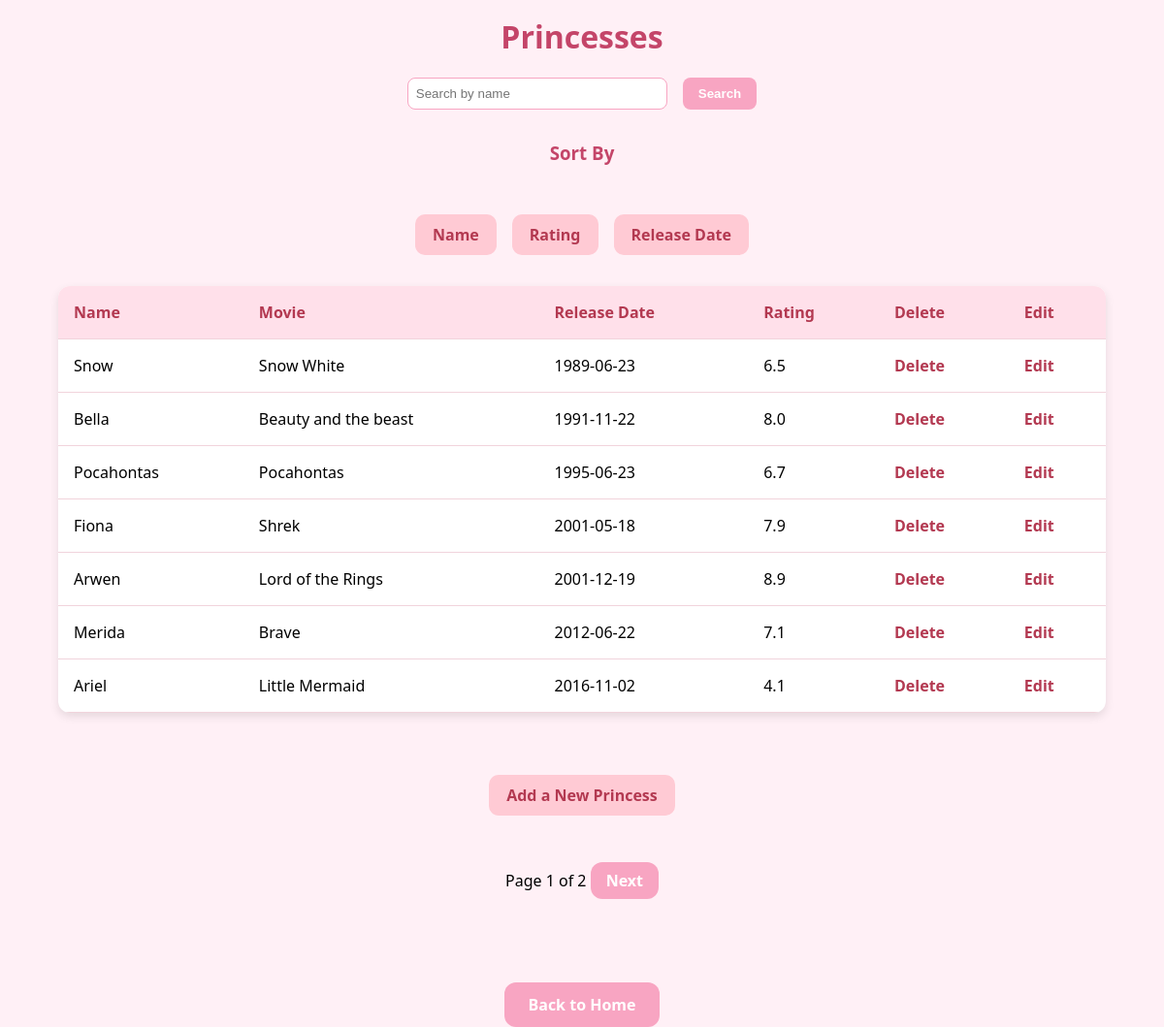
Page /princesses?sort=release_date on the committed database.
### models.py (models this page shows)
class Princess(db.Model):
    __tablename__ = 'princess'
    id = db.Column(db.Integer, primary_key=True)
    name = db.Column(db.String(100), nullable=False)
    movie = db.Column(db.String(100), nullable=False)
    release_date = db.Column(db.Date, nullable=True)
    is_animated = db.Column(db.Boolean, nullable=False)
    rating = db.Column(db.String(10))
    genre = db.Column(db.String(100))
    poster_url = db.Column(db.String(300))
    appointments = db.relationship('Appointment', back_populates='princess')

### app.py (the view)
@app.route('/princesses', methods=['GET'])
def princesses():
    search = request.args.get('search', '')
    sort_by = request.args.get('sort', 'id')  # Default sort by 'id'
    page = request.args.get('page', 1, type=int)
    query = Princess.query
    if search:
        query = query.filter(Princess.name.contains(search))
    query = query.order_by(getattr(Princess, sort_by))
    princess_pagination = query.paginate(page=page, per_page=7)
    return render_template('princesses.html', princesses=princess_pagination.items, pagination=princess_pagination)

### templates/princesses.html (shortened to what this page needs)
<!DOCTYPE html>
<html lang="en">
<head>
    <link rel="stylesheet" href="{{ url_for('static', filename='style.css') }}"></head>
<body>
    <h1>Princesses</h1>
    <form method="GET" action="{{ url_for('princesses') }}">
        <input type="text" name="search" placeholder="Search by name" value="{{ request.args.get('search', '') }}">
        <button type="submi need to update my css fileit">Search</button>
    </form>
    <div class="sort-container">
        <h3>Sort By</h3>
        <div class="sort-buttons">
            <a href="{{ url_for('princesses', sort='name') }}" class="sort-btn">Name</a>
            <a href="{{ url_for('princesses', sort='rating') }}" class="sort-btn">Rating</a>
            <a href="{{ url_for('princesses', sort='release_date') }}" class="sort-btn">Release Date</a>
        </div>
    </div>
    <table>
        <tr>
            <th>Name</th>
            <th>Movie</th>
            <th>Release Date</th>
            <th>Rating</th>
            <th>Delete</th>
            <th>Edit</th>
        </tr>
        {% for princess in princesses %}
        <tr>
            <td>{{ princess.name }}</td>
            <td>{{ princess.movie }}</td>
            <td>{{ princess.release_date }}</td>
            <td>{{ princess.rating }}</td>
            <td>
                <a href="{{ url_for('delete_princess', id=princess.id) }}" onclick="return confirm('Are you sure?')">Delete</a>
            </td>
            <td>
                <a href="{{ url_for('edit_princess', id=princess.id) }}">Edit</a>
            </td>
        </tr>
        {% endfor %}
    </table>
  <div class="add">
      <a href="{{ url_for('add_princess') }}" class="add-btn">Add a New Princess</a>
  </div>
    <div>
        <span>Page {{ pagination.page }} of {{ pagination.pages }}</span>
        {% if pagination.has_next %}
        <a href="{{ url_for('princesses', page=pagination.next_num) }}">Next</a>
        {% endif %}
    </div>
    <br>
    <div class="back-home">
        <a href="{{ url_for('index') }}" class="home-btn">Back to Home</a>
    </div>
</body>
</html>

### static/style.css (style rules this page uses)
body { margin: 0; font-family: 'Segoe UI', sans-serif; background-color: #fff0f6; }
h1 { text-align: center; color: #c44569; margin-top: 1rem; }
table { width: 90%; margin: 2rem auto; border-collapse: collapse; background-color: #fff; border-radius: 12px; overflow: hidden; box-shadow: 0 4px 10px rgba(0, 0, 0, 0.1); }
th, td { padding: 1rem; text-align: left; border-bottom: 1px solid #f1d4dc; }
th { background-color: #ffe0ea; color: #b33951; font-weight: bold; }
form { display: flex; justify-content: center; gap: 1rem; margin: 1rem auto; }
input[type="text"] { padding: 0.5rem; border-radius: 8px; border: 1px solid #f8a5c2; width: 250px; }
button { padding: 0.5rem 1rem; background-color: #f8a5c2; color: white; border: none; border-radius: 8px; cursor: pointer; font-weight: bold; }
h3 { text-align: center; color: #c44569; margin-top: 2rem; }
a { text-decoration: none; color: #b33951; font-weight: bold; }
div { text-align: center; margin-top: 1rem; }
div > a { display: inline-block; margin-top: 2rem; padding: 0.5rem 1rem; background-color: #f8a5c2; color: white; border-radius: 12px; transition: background-color 0.3s ease; }
.sort-container { text-align: center; margin-top: 2rem; }
.sort-buttons { display: flex; justify-content: center; gap: 1rem; flex-wrap: wrap; margin-top: 0.5rem; }
.sort-btn { background-color: #ffcad4; color: #b33951; padding: 0.5rem 1rem; border-radius: 10px; text-decoration: none; font-weight: bold; border: 2px solid transparent; transition: all 0.3s ease; }
.back-home { text-align: center; margin-top: 2rem; }
.home-btn { background-color: #f8a5c2; color: white; padding: 0.75rem 1.5rem; border-radius: 12px; font-weight: bold; text-decoration: none; transition: background-color 0.3s ease; }
.add { text-align: center; margin-top: 2rem; }
.add-btn { background-color: #ffcad4; color: #b33951; padding: 0.5rem 1rem; border-radius: 10px; text-decoration: none; font-weight: bold; border: 2px solid transparent; transition: all 0.3s ease; }

### rows in the picture
Princess: name "Snow", movie "Snow White", release_date "1989-06-23", rating "6.5"
Princess: name "Bella", movie "Beauty and the beast", release_date "1991-11-22", rating "8.0"
Princess: name "Pocahontas", movie "Pocahontas", release_date "1995-06-23", rating "6.7"
Princess: name "Fiona", movie "Shrek", release_date "2001-05-18", rating "7.9"
Princess: name "Arwen", movie "Lord of the Rings", release_date "2001-12-19", rating "8.9"
Princess: name "Merida", movie "Brave", release_date "2012-06-22", rating "7.1"
Princess: name "Ariel", movie "Little Mermaid", release_date "2016-11-02", rating "4.1"

### other values in the picture
{{ pagination.page }} "1"
{{ pagination.pages }} "2"
